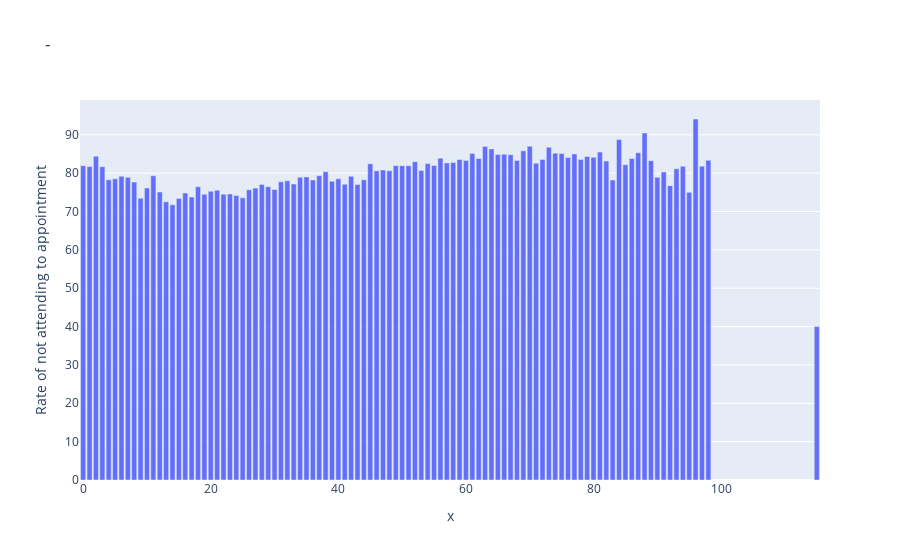

The notebook cell this image was saved under:
### Markdown cell above
#### Yaşlara göre Randevuya katılma oranları

### Code cell
plt.figure(figsize=(20, 15))
agerate=agen.value_counts()/(agey.value_counts()+agen.value_counts())*100
import plotly.express as px

fig = px.bar(data_frame=dayapprate, 
             x=agerate.index, 
             y=agerate.values,title="-",
                 labels={"index": "How many appointments were made on the same date?",  
                         "y": "Rate of not attending to appointment"})

fig.show()

### Figure 1 — Plotly figure (JSON) as saved in the notebook; plotly's stock layout.template omitted (floating-point values rounded to 4 significant figures)
{"data": [{"alignmentgroup": "True", "hovertemplate": "x=%{x}<br>Rate of not attending to appointment=%{y}<extra></extra>", "legendgroup": "", "marker": {"color": "#636efa"}, "name": "", "offsetgroup": "", "orientation": "v", "showlegend": false, "textposition": "auto", "type": "bar", "x": [0, 1, 2, 3, 4, 5, 6, 7, 8, 9, 10, 11, 12, 13, 14, 15, 16, 17, 18, 19, 20, 21, 22, 23, 24, 25, 26, 27, 28, 29, 30, 31, 32, 33, 34, 35, 36, 37, 38, 39, 40, 41, 42, 43, 44, 45, 46, 47, 48, 49, 50, 51, 52, 53, 54, 55, 56, 57, 58, 59, 60, 61, 62, 63, 64, 65, 66, 67, 68, 69, 70, 71, 72, 73, 74, 75, 76, 77, 78, 79, 80, 81, 82, 83, 84, 85, 86, 87, 88, 89, 90, 91, 92, 93, 94, 95, 96, 97, 98, 99, 100, 102, 115], "xaxis": "x", "y": [81.94, 81.74, 84.43, 81.69, 78.29, 78.51, 79.22, 78.91, 77.67, 73.47, 76.14, 79.33, 75.09, 72.53, 71.74, 73.41, 74.82, 73.76, 76.46, 74.5, 75.3, 75.55, 74.49, 74.57, 74.15, 73.57, 75.68, 76.11, 77.07, 76.48, 75.74, 77.76, 78.01, 77.17, 78.9, 79.03, 78.23, 79.32, 80.36, 77.86, 78.53, 77.12, 79.17, 77.01, 78.28, 82.45, 80.62, 80.85, 80.63, 81.96, 81.96, 81.94, 82.99, 80.68, 82.48, 81.96, 83.91, 82.66, 82.78, 83.56, 83.27, 85.11, 83.84, 86.97, 86.33, 84.83, 84.92, 84.79, 83.3, 85.82, 87.02, 82.59, 83.58, 86.76, 85.22, 85.11, 84.06, 85.01, 83.55, 84.36, 84.15, 85.48, 83.16, 78.21, 88.75, 82.18, 83.85, 85.33, 90.48, 83.24, 78.9, 80.3, 76.74, 81.13, 81.82, 75, 94.12, 81.82, 83.33, null, null, null, 40], "yaxis": "y"}], "layout": {"barmode": "relative", "legend": {"tracegroupgap": 0}, "title": {"text": "-"}, "xaxis": {"anchor": "y", "domain": [0, 1], "title": {"text": "x"}}, "yaxis": {"anchor": "x", "domain": [0, 1], "title": {"text": "Rate of not attending to appointment"}}}}
